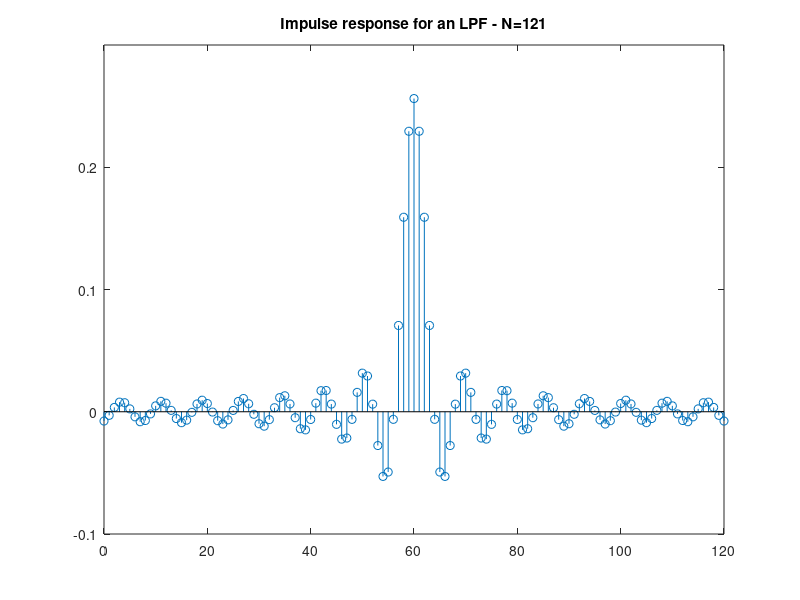
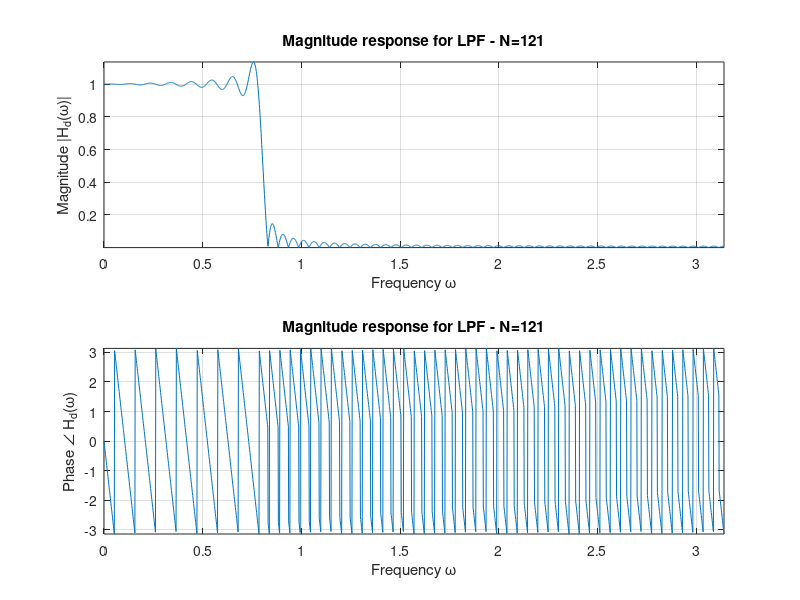
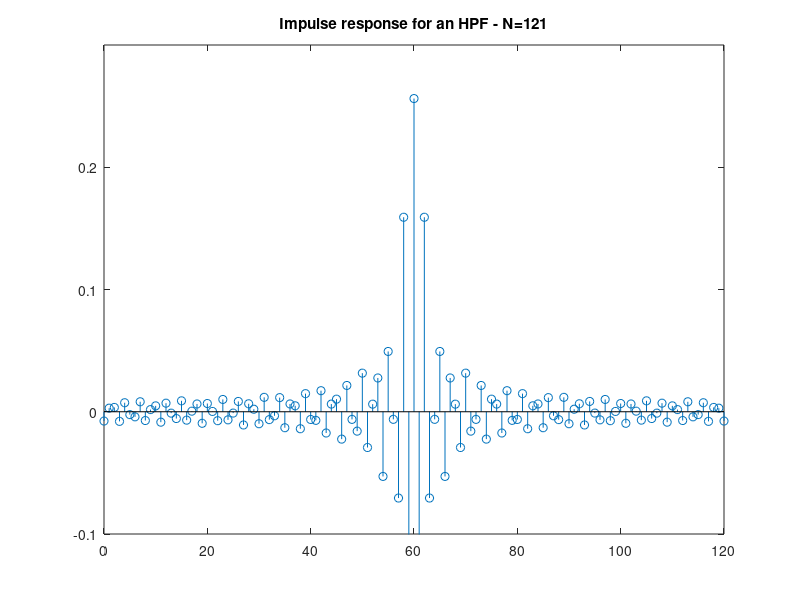
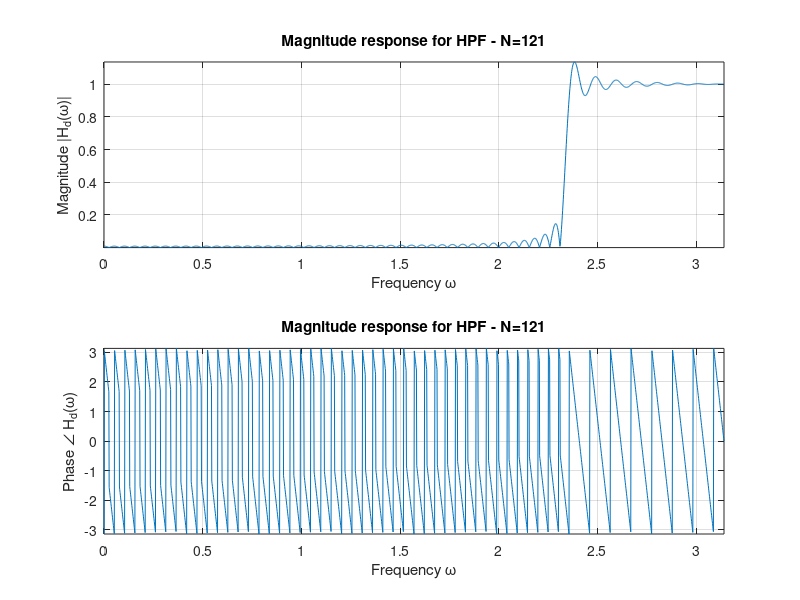

Recreate these plots in MATLAB, in order.

close all;
clear all;

% Problem 4 (b)
N = 121;

H = exp(-j*(N-1)/2*(2*pi/N*[0:N-1]));
H(17:106) = 0;
h = ifft(H,121);

figure(1);
stem([0:N-1],h);
axis([0 N-1 -0.1 0.3]);
title('Impulse response for an LPF - N=121');


Hf = fft(h,4096);

figure(2);
w = [0:4095]*2*pi/4096;
subplot(2,1,1)
plot(w(1:2049),abs(Hf(1:2049)));
axis([0 pi -inf inf]);
xlabel('Frequency \omega');
ylabel('Magnitude |H_d(\omega)|');
title('Magnitude response for LPF - N=121');
grid;


subplot(2,1,2)
plot(w(1:2049),angle(Hf(1:2049)));
axis([0 pi -inf inf]);
xlabel('Frequency \omega');
ylabel('Phase \angle H_d(\omega)');
title('Magnitude response for LPF - N=121');
grid;


% Problem 4 (c)
z = (-1).^[0:N-1];
h = z.*h;

figure(4);
stem([0:N-1],h);
axis([0 N-1 -0.1 0.3]);
title('Impulse response for an HPF - N=121');




Hf = fft(h,4096);

figure(5);
w = [0:4095]*2*pi/4096;
subplot(2,1,1)
plot(w(1:2049),abs(Hf(1:2049)));
axis([0 pi -inf inf]);
xlabel('Frequency \omega');
ylabel('Magnitude |H_d(\omega)|');
title('Magnitude response for HPF - N=121');
grid;

subplot(2,1,2)
plot(w(1:2049),angle(Hf(1:2049)));
axis([0 pi -inf inf]);
xlabel('Frequency \omega');
ylabel('Phase \angle H_d(\omega)');
title('Magnitude response for HPF - N=121');
grid;


